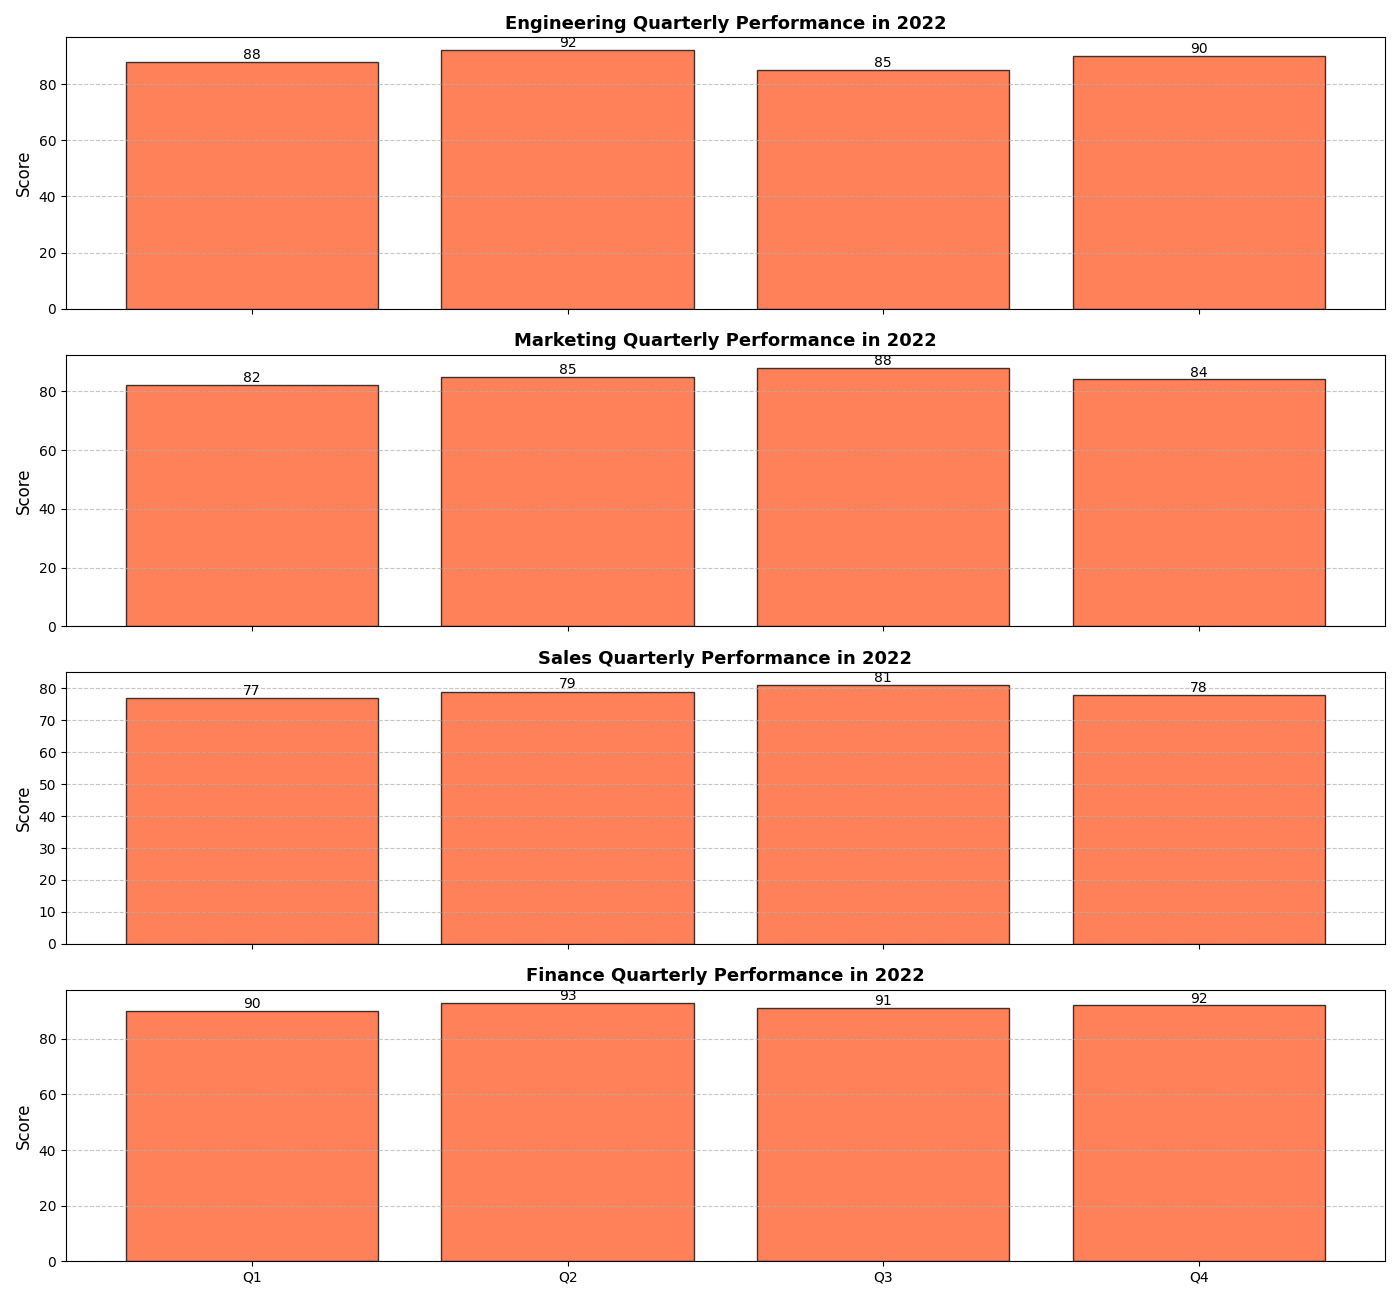

Source code (Python):
import matplotlib.pyplot as plt
import numpy as np

# Departments
departments = ['Engineering', 'Marketing', 'Sales', 'Finance']

# Quarterly performance scores for the departments
performance_scores = {
    'Engineering': [88, 92, 85, 90],
    'Marketing': [82, 85, 88, 84],
    'Sales': [77, 79, 81, 78],
    'Finance': [90, 93, 91, 92]
}

# Quarterly data as numpy arrays
data = [np.array(performance_scores[department]) for department in departments]

# Calculate average performance scores
average_scores = [np.mean(scores) for scores in data]
quarters = ['Q1', 'Q2', 'Q3', 'Q4']

# Initialize the plot
fig, ax = plt.subplots(figsize=(14, 8))

# Create a bar plot
bars = ax.barh(departments, average_scores, color='#4CAF50', alpha=0.75, edgecolor='black')

# Add titles and labels
ax.set_title('Average Quarterly Performance Scores\nfor Company Departments in 2022', fontsize=16, fontweight='bold')
ax.set_xlabel('Average Performance Score', fontsize=12)
ax.set_ylabel('Departments', fontsize=12)

# Display the average score above each bar
for bar, avg in zip(bars, average_scores):
    plt.text(bar.get_width() + 0.5, bar.get_y() + bar.get_height() / 2, f'{avg:.1f}', va='center', fontsize=10, color='black')

# Add grid lines for better readability
ax.grid(axis='x', linestyle='--', alpha=0.7)

# Additional subplots for quarterly breakdown
fig, axs = plt.subplots(len(departments), 1, figsize=(14, 13), sharex=True)

# Create a bar chart for each department's quarterly scores
for index, (department, scores) in enumerate(performance_scores.items()):
    axs[index].bar(quarters, scores, color='#FF5722', alpha=0.75, edgecolor='black')
    axs[index].set_title(f'{department} Quarterly Performance in 2022', fontsize=13, fontweight='bold')
    axs[index].set_ylabel('Score', fontsize=12)
    for i, score in enumerate(scores):
        axs[index].text(i, score + 1, f'{score}', ha='center', fontsize=10, color='black')
    axs[index].grid(axis='y', linestyle='--', alpha=0.7)

# Overall layout adjustments
plt.tight_layout()

# Display the plots
plt.show()
